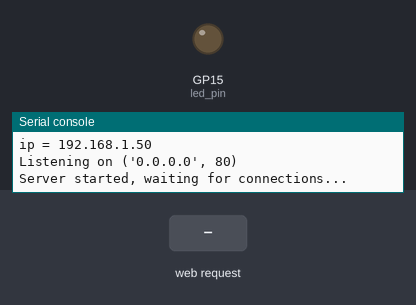
This program was run on a simulated Raspberry Pi Pico running MicroPython. On the bench: output pins drawn as LEDs (lit = HIGH), the last lines printed to the serial console. Inputs (shaded band) come from the test bench. WiFi joins after 1.5 s.

Above: at 13.2 s.
13.3 s: HTTP request GET /led/on received
At 14.5 s:
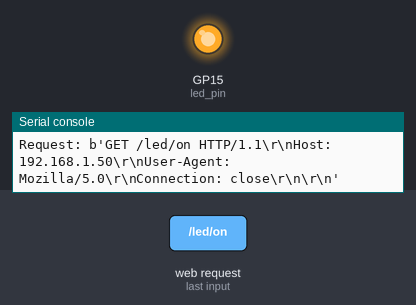
14.8 s: HTTP request GET /led/off received
At 15.9 s:
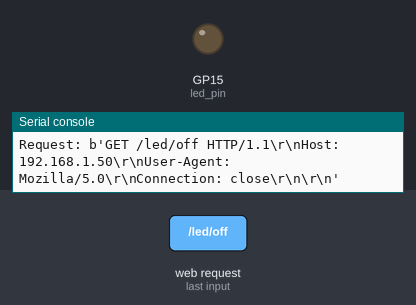
Timing chart, 0 to 17.8 s (numbered marks = the images above; inputs shaded):
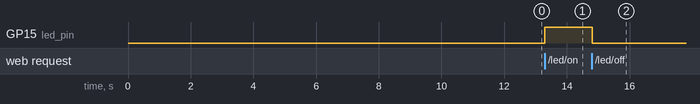

The program:

rp_client_device.py
```python
import network
import socket
import machine
import time

# Replace with your Wi-Fi credentials


# GPIO for the LED
led_pin = machine.Pin(15, machine.Pin.OUT)  # Change the pin to your choice (GPIO15)


#ssid = 'vivo Y100A'
#password = 'zxcvbnm12'

ssid='ECB_TEQIP'
password=''
wlan = network.WLAN(network.STA_IF)
wlan.active(True)
wlan.connect(ssid, password)

 # Wait for connect or fail
max_wait = 10
while max_wait > 0:
    if wlan.status() < 0 or wlan.status() >= 3:
        break
    max_wait -= 1
    print('waiting for connection...')
    time.sleep(1)

# Handle connection error
if wlan.status() != 3:
    #raise RuntimeError('network connection failed')
    print("failed")
else:
#while True:
    print('connected')
    status = wlan.ifconfig()
    print( 'ip = ' + status[0] )
    time.sleep(10)

# Define the web server
def handle_request(client):
    request = client.recv(1024)
    request = str(request)
    print("Request:", request)

    if '/led/on' in request:
        led_pin.value(1)  # Turn LED on
        response = "LED is ON"
    elif '/led/off' in request:
        led_pin.value(0)  # Turn LED off
        response = "LED is OFF"
    else:
        response = "Invalid request"

    # Send HTTP response
    client.send('HTTP/1.1 200 OK\r\n')
    client.send('Content-Type: text/plain\r\n')
    client.send('\r\n')
    client.send(response)
    client.close()
# Create a socket and listen for incoming requests
addr = socket.getaddrinfo('0.0.0.0', 80)[0][-1]
s = socket.socket()
s.bind(addr)
s.listen(1)
print('Listening on', addr)
print("Server started, waiting for connections...")

# Main loop to handle requests
while True:
    client, address = s.accept()
    print('Client connected from', address)
    handle_request(client)
```

Measured:
- after the input at 13.3 s, GP15 (led_pin): LOW → HIGH at once
- after the input at 14.8 s, GP15 (led_pin): HIGH → LOW at once
